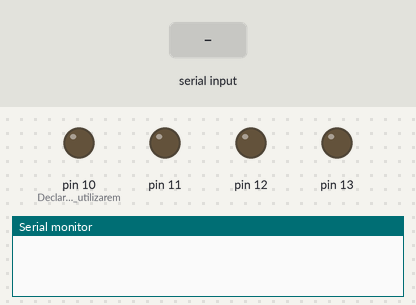
The sketch below on a simulated Arduino Uno, built with avr-gcc and run on an emulated ATmega328P. Shown: output pins drawn as LEDs (lit = HIGH), the last lines printed to the serial monitor. Inputs (shaded band) come from the test bench.

Above: at 1.2 s.
1.3 s: "1" received over Serial
At 1.7 s:
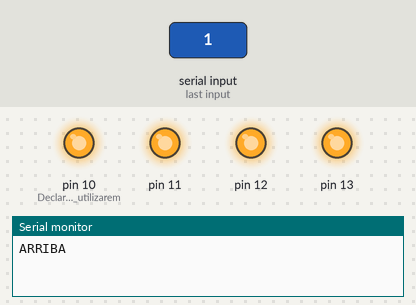
2.8 s: "2" received over Serial
At 4.0 s:
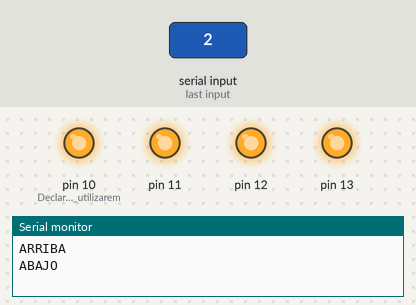
4.3 s: "3" received over Serial
At 5.1 s:
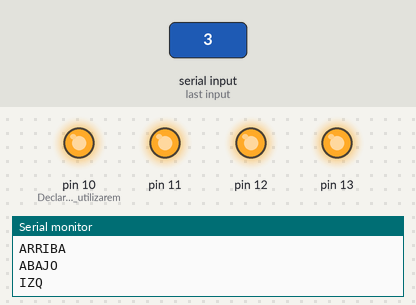
5.8 s: "4" received over Serial
At 6.7 s:
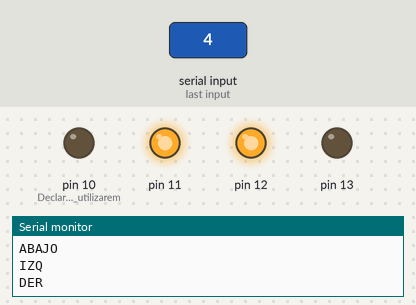
7.3 s: "2" received over Serial
At 8.5 s:
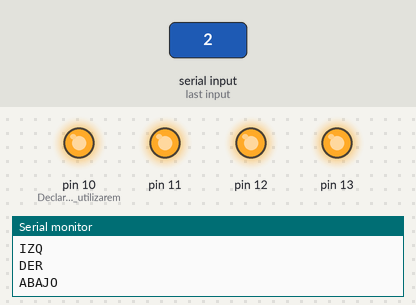
8.8 s: "1" received over Serial
At 9.8 s:
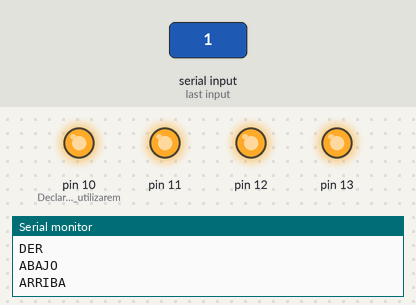
Timing chart, 0 to 11.3 s (numbered marks = the images above; inputs shaded):
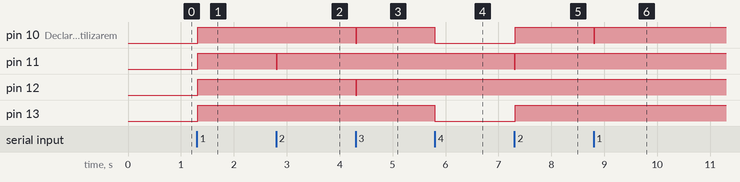

Measured:
- after the input at 1.3 s, pin 10 (Declaramos_que_utilizarem), pin 11–13: LOW → HIGH at once
- after the input at 2.8 s, pin 11: HIGH → LOW at once, → HIGH 0.02 s later
- after the input at 4.3 s, pin 10 (Declaramos_que_utilizarem), pin 12: HIGH → LOW at once, → HIGH 0.02 s later
- after the input at 5.8 s, pin 10 (Declaramos_que_utilizarem), pin 13: HIGH → LOW at once
- after the input at 7.3 s, pin 10 (Declaramos_que_utilizarem), pin 13: LOW → HIGH at once; pin 11: HIGH → LOW at once, → HIGH 0.02 s later
- after the input at 8.8 s, pin 10 (Declaramos_que_utilizarem): HIGH → LOW at once, → HIGH 0.02 s later

The sketch:

auto.ino
```cpp
int input;

void setup(){

  pinMode(10, OUTPUT); // Declaramos que utilizaremos el pin 13 como salida
  pinMode(11, OUTPUT);
  pinMode(12, OUTPUT);
  pinMode(13, OUTPUT);

  Serial.begin(9600);
}

void loop()
{
  if (Serial.available()>0){

    input=Serial.read();

    if (input=='1')
    {

      digitalWrite(10, LOW);
      delay(20);//ARRIBA
      Serial.println("ARRIBA");

    }
    if (input=='2')
    {

      digitalWrite(11, LOW);
      delay(20);//ABAJO
      Serial.println("ABAJO");

    }
    if (input=='3')
    {

      digitalWrite(12, LOW); //IZQk
      digitalWrite(10, LOW);
      delay(20);
      Serial.println("IZQ");

    }
    if (input=='4')
    {

      digitalWrite(13, LOW); //DER
      digitalWrite(10, LOW);
      delay(20);
      Serial.println("DER");

    }

    else

    {

      digitalWrite(10, HIGH);
      digitalWrite(11, HIGH);
      digitalWrite(12, HIGH);
      digitalWrite(13, HIGH); //Si el valor de input es diferente de 1, se apaga el LED

    }

  }
}
```
